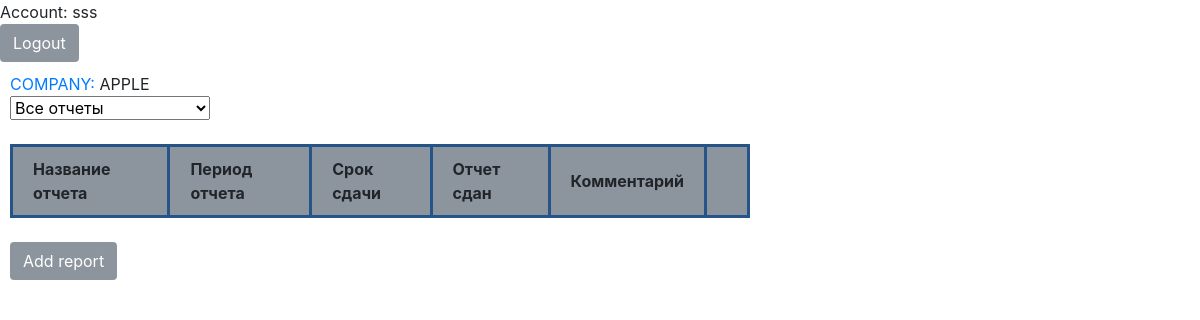
/companies/3/reports/ (signed in), run on the app's committed database.
### companies/models.py (models this page shows)
class Company(models.Model):
    name = models.CharField('название компании',max_length=100)
    parent = models.ForeignKey(User, on_delete=models.CASCADE, null=True, related_name="company")
    def __str__(self):
        return self.name
    class Meta:
        verbose_name = 'Company'
        verbose_name_plural = 'Companies'

### companies/views.py (the view)
# urls.py: path('<int:id>/reports/', views.reports),
def reports(request, id):
    company = models.Company.objects.filter(parent=request.user, id=id)
    print(models.Report.objects.all())
    print(company.values)
    for rep in models.Report.objects.all():
        print(rep.deadline, datetime.date.today())
        if not rep.done and rep.deadline < datetime.date.today():
            rep.deadline_status = True
            rep.save()
    report = models.Report.report_name.field
    period = models.Report.period.field
    year = models.Report.year.field
    deadline = models.Report.deadline.field
    deadline_status = models.Report.deadline_status.field
    done = models.Report.done.field
    comment = models.Report.comment.field
    return render(request, 'companies/reports.html', {'company': company, 'report': report, 'period': period, 'year': year,
                                                      'deadline': deadline, 'deadline_status': deadline_status, 'done': done, 'comment': comment})

### companies/models.py (called while the page is built)
    def __str__(self):
        return self.report_name

### companies/templates/companies/reports.html (shortened to what this page needs)
{% extends 'companies/base.html' %}
{% block content %}
    {% for company in company%}
        <a href="http://127.0.0.1:8000/companies/"> COMPANY: </a> {{company.name}} <br>
        <select>
            <option value="0">Все отчеты</option>
        </select> <br> <br>
        <table id="table" class="styled">
          <thead>
              <tr class="0">
                  <th>{{report.verbose_name}}</th>
                  <th>{{period.verbose_name}}</th>
                  <th>{{deadline.verbose_name}}</th>
                  <th>{{done.verbose_name}}</th>
                  <th>{{comment.verbose_name}}</th>
                  <th> </th>
              </tr>
          </thead>
        </table>
    {%endfor%}
    <br>
    <a href="/companies/new_report" class="btn"> Add report </a>
{% endblock %}

### companies/templates/companies/base.html (shortened to what this page needs)
<!doctype html>
{% load static %}
<html>
    <head>
        <link rel="stylesheet" href="https://stackpath.bootstrapcdn.com/bootstrap/4.3.1/css/bootstrap.min.css">
    </head>
    <body>
        <div class="sidenav">
            Account: {{ request.user }} <br>
            <a href="/logout/" class="btn"> Logout </a>
        </div>
        <div id="content" name="content">
            <div style="width:80%;max-width:800px;padding: 10px 50px 30px 10px;">
                {% block content %}{% endblock %}
            </div>
            <link rel="stylesheet" href="https://maxcdn.bootstrapcdn.com/bootstrap/4.0.0/css/bootstrap.min.css">
        </div>
    </body>
</html>

### companies/templates/companies/base.html (style rules this page uses)
.btn { display: inline-block; background: #8C959D; color: #fff; padding: 1rem 1.5rem; text-decoration: none; border-radius: 3px; }
table, td, th { border: 3px solid #245488; }
td, th { padding: 10px 20px; }
th { background: #8C959D; }

### data on the page
Company: name "APPLE", verbose_name "Название отчета", verbose_name "Период отчета", verbose_name "Срок сдачи", verbose_name "Отчет сдан", verbose_name "Комментарий"

### other printed values
{{ request.user }} "sss"
